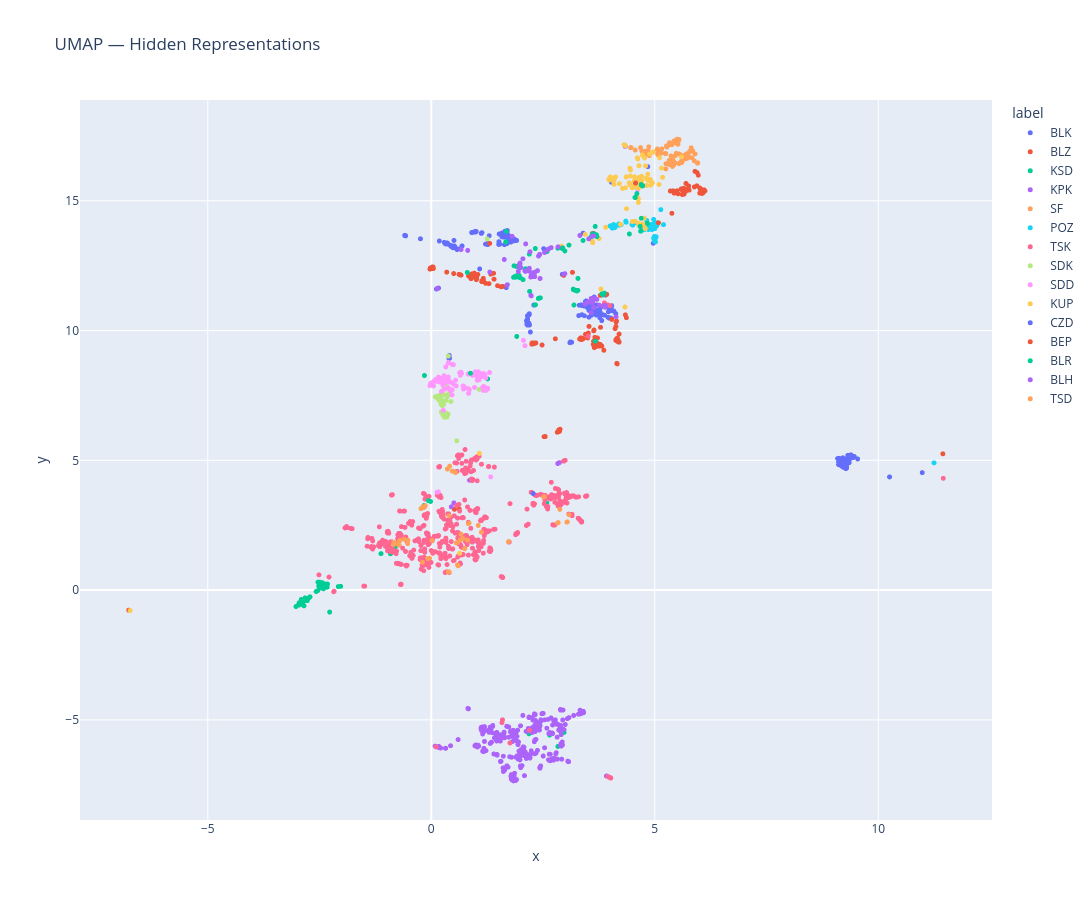

Notebook cell for this chart:
### Code cell
# Plotly
top_classes = (
    pd.Series(hidden_labels_sample)
    .value_counts()
    .head(15)
    .index
)

mask = np.isin(hidden_labels_sample,top_classes)

plot_x = hidden_umap[mask]
plot_y = hidden_labels_sample[mask]

plot_df = pd.DataFrame({
    "x": plot_x[:,0],
    "y": plot_x[:,1],
    "label_id": plot_y,
})

plot_df["label"] = plot_df["label_id"].map(id2label)

fig = px.scatter(
    plot_df,
    x="x",
    y="y",
    color="label",
    hover_data=["label"],
    title="UMAP — Hidden Representations",
    width=1200,
    height=900,
)
fig.update_traces(marker=dict(size=5))
fig.show()

### Figure 1 — Plotly figure (JSON) as saved in the notebook; plotly's stock layout.template omitted (floating-point values rounded to 4 significant figures; data arrays with more than 128 entries replaced by an {"elided": "..."} marker saying what was removed)
{"data": [{"customdata": {"elided": "232x1 str values"}, "hovertemplate": "label=%{customdata[0]}<br>x=%{x}<br>y=%{y}<extra></extra>", "legendgroup": "BLK", "marker": {"color": "#636efa", "symbol": "circle", "size": 5}, "mode": "markers", "name": "BLK", "showlegend": true, "x": {"elided": "232 float values"}, "xaxis": "x", "y": {"elided": "232 float values"}, "yaxis": "y", "type": "scattergl"}, {"customdata": {"elided": "148x1 str values"}, "hovertemplate": "label=%{customdata[0]}<br>x=%{x}<br>y=%{y}<extra></extra>", "legendgroup": "BLZ", "marker": {"color": "#EF553B", "symbol": "circle", "size": 5}, "mode": "markers", "name": "BLZ", "showlegend": true, "x": {"elided": "148 float values"}, "xaxis": "x", "y": {"elided": "148 float values"}, "yaxis": "y", "type": "scattergl"}, {"customdata": [["KSD"], ["KSD"], ["KSD"], ["KSD"], ["KSD"], ["KSD"], ["KSD"], ["KSD"], ["KSD"], ["KSD"], ["KSD"], ["KSD"], ["KSD"], ["KSD"], ["KSD"], ["KSD"], ["KSD"], ["KSD"], ["KSD"], ["KSD"], ["KSD"], ["KSD"], ["KSD"], ["KSD"], ["KSD"], ["KSD"], ["KSD"], ["KSD"], ["KSD"], ["KSD"], ["KSD"], ["KSD"], ["KSD"], ["KSD"], ["KSD"], ["KSD"], ["KSD"], ["KSD"], ["KSD"], ["KSD"], ["KSD"], ["KSD"], ["KSD"], ["KSD"], ["KSD"], ["KSD"], ["KSD"], ["KSD"], ["KSD"], ["KSD"], ["KSD"], ["KSD"], ["KSD"], ["KSD"], ["KSD"], ["KSD"], ["KSD"], ["KSD"], ["KSD"], ["KSD"], ["KSD"], ["KSD"], ["KSD"], ["KSD"], ["KSD"], ["KSD"], ["KSD"], ["KSD"], ["KSD"], ["KSD"], ["KSD"], ["KSD"], ["KSD"], ["KSD"], ["KSD"], ["KSD"], ["KSD"]], "hovertemplate": "label=%{customdata[0]}<br>x=%{x}<br>y=%{y}<extra></extra>", "legendgroup": "KSD", "marker": {"color": "#00cc96", "symbol": "circle", "size": 5}, "mode": "markers", "name": "KSD", "showlegend": true, "x": [-2.863, -2.478, -1.125, -2.798, -2.365, -2.393, -2.026, -2.773, -2.91, -2.439, -2.485, -2.274, -2.431, -2.577, -2.874, -2.965, -2.373, -2.454, -2.928, 0.3266, 1.26, -2.959, -2.977, 2.97, -2.542, -2.953, -2.489, -2.479, -2.489, -2.492, -2.334, -2.878, -0.1534, -2.919, -2.79, -2.08, -2.498, -2.484, -2.51, -2.804, -2.849, -2.457, -2.45, -2.824, -2.907, -2.467, -2.519, -2.487, -2.955, -2.412, -2.487, 2.585, -2.718, -2.839, -2.344, -0.912, -2.413, 2.185, 2.187, -2.418, -2.851, -2.937, 2.646, 2.833, -2.482, -2.522, -2.743, -2.819, -2.435, -3.027, -2.354, -2.943, -2.713, -2.534, -2.334, -0.8038, -2.323], "xaxis": "x", "y": [-0.4417, 0.1716, 1.406, -0.3966, 0.1363, 0.2407, 0.1438, -0.4064, -0.3633, 0.2828, 0.2216, -0.8467, 0.2047, -0.05452, -0.4594, -0.5688, 0.2261, 0.2859, -0.5256, 7.989, 8.137, -0.5659, -0.5776, -5.482, -0.02393, -0.5713, 0.1243, 0.08444, 0.2926, 0.2111, 0.1382, -0.459, 8.268, -0.5324, -0.3895, 0.1349, 0.3068, 0.295, 0.248, -0.3339, -0.6065, 0.2183, 0.2453, -0.3021, -0.503, 0.08874, 0.1522, 0.09857, -0.4862, 0.04917, 0.07837, 3.355, -0.2658, -0.381, 0.2128, 1.4, 0.07555, -5.503, -5.539, 0.226, -0.3967, -0.5505, -5.586, -6.023, 0.2869, 0.2938, -0.3037, -0.4018, 0.2778, -0.6326, 0.2115, -0.504, -0.2613, 0.3058, 0.1074, 1.678, 0.2333], "yaxis": "y", "type": "scattergl"}, {"customdata": {"elided": "357x1 str values"}, "hovertemplate": "label=%{customdata[0]}<br>x=%{x}<br>y=%{y}<extra></extra>", "legendgroup": "KPK", "marker": {"color": "#ab63fa", "symbol": "circle", "size": 5}, "mode": "markers", "name": "KPK", "showlegend": true, "x": {"elided": "357 float values"}, "xaxis": "x", "y": {"elided": "357 float values"}, "yaxis": "y", "type": "scattergl"}, {"customdata": [["SF"], ["SF"], ["SF"], ["SF"], ["SF"], ["SF"], ["SF"], ["SF"], ["SF"], ["SF"], ["SF"], ["SF"], ["SF"], ["SF"], ["SF"], ["SF"], ["SF"], ["SF"], ["SF"], ["SF"], ["SF"], ["SF"], ["SF"], ["SF"], ["SF"], ["SF"], ["SF"], ["SF"], ["SF"], ["SF"], ["SF"], ["SF"], ["SF"], ["SF"], ["SF"], ["SF"], ["SF"], ["SF"], ["SF"], ["SF"], ["SF"], ["SF"], ["SF"], ["SF"], ["SF"], ["SF"], ["SF"], ["SF"], ["SF"], ["SF"], ["SF"], ["SF"], ["SF"], ["SF"], ["SF"], ["SF"], ["SF"], ["SF"], ["SF"], ["SF"], ["SF"], ["SF"], ["SF"], ["SF"], ["SF"], ["SF"], ["SF"], ["SF"], ["SF"], ["SF"], ["SF"], ["SF"], ["SF"], ["SF"], ["SF"], ["SF"], ["SF"], ["SF"], ["SF"], ["SF"], ["SF"], ["SF"], ["SF"], ["SF"], ["SF"], ["SF"], ["SF"], ["SF"], ["SF"], ["SF"], ["SF"], ["SF"], ["SF"], ["SF"], ["SF"], ["SF"], ["SF"], ["SF"], ["SF"], ["SF"], ["SF"]], "hovertemplate": "label=%{customdata[0]}<br>x=%{x}<br>y=%{y}<extra></extra>", "legendgroup": "SF", "marker": {"color": "#FFA15A", "symbol": "circle", "size": 5}, "mode": "markers", "name": "SF", "showlegend": true, "x": [5.403, 5.327, 5.884, 5.458, 5.602, 5.234, 5.617, 5.5, 5.528, 5.746, 5.703, 5.146, 5.436, 5.395, 4.865, 4.879, 5.363, 5.702, 5.428, 5.957, 5.338, 5.838, 5.082, 5.962, 5.771, 5.769, 5.462, 5.437, 5.59, 5.065, 5.674, 4.788, 5.368, 5.78, 4.562, 5.404, 5.54, 5.716, 5.249, 5.323, 5.34, 5.815, 5.328, 5.057, 5.319, 5.466, 5.247, 5.458, 4.459, 4.967, 5.272, 5.617, 5.697, 5.374, 5.517, 4.853, 5.695, 5.527, 5.701, 5.259, 5.846, 5.726, 5.382, 5.399, 5.422, 5.469, 5.419, 5.369, 5.844, 4.467, 5.479, 5.526, 5.679, 5.581, 5.449, 5.34, 5.247, 5.491, 5.741, 4.816, 5.83, 5.334, 4.709, 5.092, 5.158, 5.901, 5.617, 5.716, 5.505, 5.372, 5.498, 5.541, 5.543, 5.61, 5.354, 4.682, 5.472, 5.381, 5.46, 5.354, 5.422], "xaxis": "x", "y": [17.22, 16.5, 16.54, 16.74, 16.47, 16.82, 16.69, 17.3, 17.36, 16.7, 16.8, 16.84, 17.31, 16.32, 17.08, 16.74, 16.73, 16.76, 17.27, 16.45, 16.5, 16.94, 16.88, 16.46, 16.67, 16.86, 17.31, 16.47, 16.76, 16.78, 16.74, 16.91, 16.45, 16.9, 16.95, 16.59, 17.36, 16.72, 16.43, 16.55, 16.42, 17.04, 17.24, 16.99, 16.4, 17.23, 16.82, 16.46, 17.04, 16.88, 17.07, 16.57, 16.62, 16.38, 17.18, 16.94, 16.72, 17.3, 16.64, 17.11, 16.92, 16.64, 17.16, 17.23, 16.39, 17.31, 16.52, 16.41, 16.92, 17.05, 16.83, 17.29, 16.64, 16.49, 17.31, 17.22, 16.23, 17.35, 16.71, 16.79, 16.66, 17.17, 16.92, 16.88, 17.0, 16.8, 16.52, 16.8, 17.28, 16.46, 17.37, 16.43, 16.8, 16.62, 16.47, 17.05, 17.29, 17.23, 17.31, 16.44, 16.38], "yaxis": "y", "type": "scattergl"}, {"customdata": [["POZ"], ["POZ"], ["POZ"], ["POZ"], ["POZ"], ["POZ"], ["POZ"], ["POZ"], ["POZ"], ["POZ"], ["POZ"], ["POZ"], ["POZ"], ["POZ"], ["POZ"], ["POZ"], ["POZ"], ["POZ"], ["POZ"], ["POZ"], ["POZ"], ["POZ"], ["POZ"], ["POZ"], ["POZ"], ["POZ"], ["POZ"], ["POZ"], ["POZ"], ["POZ"], ["POZ"], ["POZ"], ["POZ"], ["POZ"], ["POZ"], ["POZ"], ["POZ"], ["POZ"], ["POZ"], ["POZ"], ["POZ"], ["POZ"], ["POZ"], ["POZ"], ["POZ"], ["POZ"], ["POZ"], ["POZ"], ["POZ"], ["POZ"], ["POZ"], ["POZ"], ["POZ"], ["POZ"], ["POZ"], ["POZ"], ["POZ"], ["POZ"], ["POZ"], ["POZ"], ["POZ"], ["POZ"], ["POZ"], ["POZ"], ["POZ"], ["POZ"], ["POZ"], ["POZ"], ["POZ"], ["POZ"], ["POZ"], ["POZ"]], "hovertemplate": "label=%{customdata[0]}<br>x=%{x}<br>y=%{y}<extra></extra>", "legendgroup": "POZ", "marker": {"color": "#19d3f3", "symbol": "circle", "size": 5}, "mode": "markers", "name": "POZ", "showlegend": true, "x": [4.938, 5.013, 4.115, 4.695, 4.104, 4.821, 4.975, 4.948, 4.49, 4.087, 4.743, 4.245, 4.507, 4.111, 4.083, 4.81, 4.074, 4.896, 4.981, 4.734, 4.781, 4.089, 5.027, 4.753, 5.008, 4.195, 4.737, 4.001, 5.038, 4.185, 4.048, 3.999, 4.858, 4.878, 4.047, 5.135, 4.801, 4.359, 4.714, 4.993, 4.192, 4.812, 4.994, 4.221, 4.902, 4.092, 5.056, 4.079, 4.801, 4.933, 5.015, 4.188, 4.973, 4.918, 4.205, 5.195, 4.075, 4.588, 11.25, 4.209, 4.894, 4.714, 4.504, 4.022, 4.055, 4.902, 5.0, 4.087, 4.91, 4.35, 5.03, 4.765], "xaxis": "x", "y": [13.89, 13.54, 14.04, 14.06, 13.98, 14.24, 14.28, 14.0, 14.08, 14.07, 13.88, 14.08, 14.06, 13.97, 14.04, 13.96, 14.08, 13.92, 13.55, 13.89, 13.94, 13.98, 13.6, 13.95, 14.17, 14.1, 13.92, 14.03, 14.03, 14.08, 13.94, 14.02, 13.89, 13.95, 14.05, 14.66, 14.01, 14.17, 14.05, 13.45, 14.06, 13.97, 13.63, 14.08, 13.98, 15.81, 14.08, 14.05, 13.94, 14.09, 13.42, 14.07, 13.56, 13.96, 14.06, 14.08, 14.07, 14.15, 4.903, 14.06, 14.01, 13.89, 14.14, 14.01, 14.04, 13.98, 13.92, 13.99, 14.03, 14.22, 13.61, 13.89], "yaxis": "y", "type": "scattergl"}, {"customdata": {"elided": "615x1 str values"}, "hovertemplate": "label=%{customdata[0]}<br>x=%{x}<br>y=%{y}<extra></extra>", "legendgroup": "TSK", "marker": {"color": "#FF6692", "symbol": "circle", "size": 5}, "mode": "markers", "name": "TSK", "showlegend": true, "x": {"elided": "615 float values"}, "xaxis": "x", "y": {"elided": "615 float values"}, "yaxis": "y", "type": "scattergl"}, {"customdata": [["SDK"], ["SDK"], ["SDK"], ["SDK"], ["SDK"], ["SDK"], ["SDK"], ["SDK"], ["SDK"], ["SDK"], ["SDK"], ["SDK"], ["SDK"], ["SDK"], ["SDK"], ["SDK"], ["SDK"], ["SDK"], ["SDK"], ["SDK"], ["SDK"], ["SDK"], ["SDK"], ["SDK"], ["SDK"], ["SDK"], ["SDK"], ["SDK"], ["SDK"], ["SDK"], ["SDK"], ["SDK"], ["SDK"], ["SDK"], ["SDK"], ["SDK"], ["SDK"], ["SDK"], ["SDK"], ["SDK"], ["SDK"], ["SDK"], ["SDK"], ["SDK"], ["SDK"], ["SDK"], ["SDK"], ["SDK"], ["SDK"]], "hovertemplate": "label=%{customdata[0]}<br>x=%{x}<br>y=%{y}<extra></extra>", "legendgroup": "SDK", "marker": {"color": "#B6E880", "symbol": "circle", "size": 5}, "mode": "markers", "name": "SDK", "showlegend": true, "x": [0.2688, 0.2961, 0.2934, 0.5691, 0.2716, 0.2851, 0.1558, 0.2737, 0.3329, 0.3326, 1.072, 0.252, 0.1235, 0.1792, 0.4092, 0.3663, 0.2241, 0.3494, 0.2163, 0.2966, 1.25, 0.8525, 0.2468, 0.3334, 0.2691, 0.3237, 0.3818, 0.3322, 0.1077, 0.3197, 0.182, 0.109, 0.3765, 0.2245, 0.3202, 0.1945, 0.2305, 0.3417, 0.3276, 0.2285, 0.1693, 0.2767, 0.4392, 0.1553, 0.09103, 0.2571, 0.2773, 0.2949, 0.3371], "xaxis": "x", "y": [7.544, 6.709, 6.66, 5.752, 7.146, 6.684, 7.375, 6.809, 6.749, 7.31, 7.733, 6.834, 7.463, 7.5, 7.608, 7.463, 6.866, 6.666, 7.169, 6.749, 13.53, 7.72, 7.106, 7.507, 6.775, 6.826, 9.018, 7.864, 7.432, 6.777, 7.318, 7.429, 6.781, 7.387, 6.678, 7.287, 7.256, 7.491, 6.663, 7.155, 7.367, 7.27, 7.264, 7.357, 7.446, 6.761, 7.826, 6.697, 6.751], "yaxis": "y", "type": "scattergl"}, {"customdata": [["SDD"], ["SDD"], ["SDD"], ["SDD"], ["SDD"], ["SDD"], ["SDD"], ["SDD"], ["SDD"], ["SDD"], ["SDD"], ["SDD"], ["SDD"], ["SDD"], ["SDD"], ["SDD"], ["SDD"], ["SDD"], ["SDD"], ["SDD"], ["SDD"], ["SDD"], ["SDD"], ["SDD"], ["SDD"], ["SDD"], ["SDD"], ["SDD"], ["SDD"], ["SDD"], ["SDD"], ["SDD"], ["SDD"], ["SDD"], ["SDD"], ["SDD"], ["SDD"], ["SDD"], ["SDD"], ["SDD"], ["SDD"], ["SDD"], ["SDD"], ["SDD"], ["SDD"], ["SDD"], ["SDD"], ["SDD"], ["SDD"], ["SDD"], ["SDD"], ["SDD"], ["SDD"], ["SDD"], ["SDD"], ["SDD"], ["SDD"], ["SDD"], ["SDD"], ["SDD"], ["SDD"], ["SDD"], ["SDD"], ["SDD"], ["SDD"], ["SDD"], ["SDD"], ["SDD"], ["SDD"], ["SDD"], ["SDD"], ["SDD"], ["SDD"], ["SDD"], ["SDD"], ["SDD"], ["SDD"], ["SDD"], ["SDD"], ["SDD"], ["SDD"], ["SDD"], ["SDD"], ["SDD"], ["SDD"], ["SDD"], ["SDD"], ["SDD"], ["SDD"], ["SDD"], ["SDD"], ["SDD"], ["SDD"], ["SDD"], ["SDD"], ["SDD"], ["SDD"], ["SDD"], ["SDD"], ["SDD"], ["SDD"], ["SDD"], ["SDD"], ["SDD"], ["SDD"], ["SDD"], ["SDD"], ["SDD"], ["SDD"], ["SDD"], ["SDD"], ["SDD"], ["SDD"]], "hovertemplate": "label=%{customdata[0]}<br>x=%{x}<br>y=%{y}<extra></extra>", "legendgroup": "SDD", "marker": {"color": "#FF97FF", "symbol": "circle", "size": 5}, "mode": "markers", "name": "SDD", "showlegend": true, "x": [0.2647, 0.2988, 0.4676, 1.007, 0.1279, 1.19, 0.494, 1.148, 0.1246, 0.06091, 0.675, 0.2618, 1.043, 0.01663, 0.2527, 1.073, 0.1899, 1.097, 1.329, -0.01594, 0.02037, 0.5568, 1.229, 0.9665, 0.1887, 0.2142, 0.7424, 0.6499, 0.4451, 1.2, 2.062, 0.3784, 0.1869, 0.2404, 0.6337, 0.1584, 1.303, 1.264, 0.7118, 0.403, 0.3543, 1.027, 1.178, 1.232, 1.151, 0.2622, 1.168, 1.064, 0.3898, 0.85, 0.7213, 1.222, 0.5428, 0.01966, 1.028, 0.6662, 0.1812, 0.8241, 0.1818, 1.168, 1.046, 1.221, 0.2876, 1.184, 0.9724, 0.05151, 1.175, 0.2378, 0.4941, 0.8267, 0.2886, 0.4676, 0.8348, 1.14, 0.4643, 0.2248, 4.618, 0.2687, 1.172, 0.387, 0.3827, 1.22, 0.664, 0.3053, 0.2916, 0.273, 0.1404, 0.09851, 1.22, 0.2851, 1.052, 0.2809, 0.3846, 0.2846, 0.9176, 0.2254, 1.164, 0.4305, 0.9859, 1.136, 0.2055, 0.8475, 0.1604, 1.07, 0.3945, 1.261, 0.4318, 0.3791, 0.448, -0.02771, 1.231, 2.096, 0.3245], "xaxis": "x", "y": [8.084, 8.06, 8.69, 8.267, 3.77, 7.777, 7.934, 7.81, 8.04, 8.046, 8.343, 7.892, 8.113, 7.994, 8.059, 8.268, 8.02, 8.338, 4.362, 7.961, 7.984, 7.867, 7.734, 7.81, 8.068, 8.16, 7.827, 8.275, 7.715, 8.299, 9.623, 7.792, 8.043, 8.139, 8.376, 3.786, 8.383, 7.749, 7.869, 8.047, 8.077, 8.084, 7.771, 7.778, 8.336, 8.026, 8.342, 8.248, 7.772, 7.72, 7.743, 7.713, 8.087, 7.976, 8.136, 8.363, 8.049, 8.325, 8.023, 8.245, 8.26, 7.692, 8.12, 8.277, 8.324, 7.866, 8.336, 8.076, 8.687, 7.762, 7.739, 7.72, 7.579, 8.319, 7.522, 8.121, 15.42, 6.923, 7.847, 8.767, 8.207, 7.714, 8.393, 7.739, 7.952, 8.033, 8.056, 8.116, 8.175, 8.26, 8.41, 8.048, 8.043, 8.089, 8.273, 7.655, 7.696, 7.687, 8.41, 8.226, 8.051, 7.731, 8.206, 8.108, 8.007, 7.777, 8.009, 8.745, 7.703, 7.879, 7.785, 9.415, 8.598], "yaxis": "y", "type": "scattergl"}, {"customdata": [["KUP"], ["KUP"], ["KUP"], ["KUP"], ["KUP"], ["KUP"], ["KUP"], ["KUP"], ["KUP"], ["KUP"], ["KUP"], ["KUP"], ["KUP"], ["KUP"], ["KUP"], ["KUP"], ["KUP"], ["KUP"], ["KUP"], ["KUP"], ["KUP"], ["KUP"], ["KUP"], ["KUP"], ["KUP"], ["KUP"], ["KUP"], ["KUP"], ["KUP"], ["KUP"], ["KUP"], ["KUP"], ["KUP"], ["KUP"], ["KUP"], ["KUP"], ["KUP"], ["KUP"], ["KUP"], ["KUP"], ["KUP"], ["KUP"], ["KUP"], ["KUP"], ["KUP"], ["KUP"], ["KUP"], ["KUP"], ["KUP"], ["KUP"], ["KUP"], ["KUP"], ["KUP"], ["KUP"], ["KUP"], ["KUP"], ["KUP"], ["KUP"], ["KUP"], ["KUP"], ["KUP"], ["KUP"], ["KUP"], ["KUP"], ["KUP"], ["KUP"], ["KUP"], ["KUP"], ["KUP"], ["KUP"], ["KUP"], ["KUP"], ["KUP"], ["KUP"], ["KUP"], ["KUP"], ["KUP"], ["KUP"], ["KUP"], ["KUP"], ["KUP"], ["KUP"], ["KUP"], ["KUP"], ["KUP"], ["KUP"], ["KUP"], ["KUP"], ["KUP"], ["KUP"], ["KUP"], ["KUP"], ["KUP"], ["KUP"], ["KUP"], ["KUP"], ["KUP"], ["KUP"], ["KUP"], ["KUP"], ["KUP"], ["KUP"], ["KUP"], ["KUP"]], "hovertemplate": "label=%{customdata[0]}<br>x=%{x}<br>y=%{y}<extra></extra>", "legendgroup": "KUP", "marker": {"color": "#FECB52", "symbol": "circle", "size": 5}, "mode": "markers", "name": "KUP", "showlegend": true, "x": [4.449, 4.458, 4.554, 4.704, 4.011, 3.752, 4.794, 4.588, 1.076, 3.901, 4.021, 3.443, 4.891, 4.344, 2.912, 4.675, 4.772, 3.999, 4.208, 3.608, 4.864, 4.612, 4.069, 0.6356, 4.675, 4.843, 4.065, 4.428, 4.449, 5.151, 3.603, 4.656, 4.09, 5.094, 4.742, 4.443, 4.539, 4.79, 4.633, 4.683, 4.618, 4.62, 4.343, 4.555, 4.919, 4.428, 4.71, 4.787, 4.812, 4.611, 4.906, 4.601, 4.632, 4.546, 3.972, 4.627, 4.681, 4.554, 4.647, 4.361, 3.611, 3.989, 4.765, 4.651, 4.76, 4.613, 4.496, 4.947, 4.547, 4.722, 4.633, 4.12, 4.64, 3.981, 4.314, 4.648, 4.802, 4.631, 4.665, 5.175, 4.012, 4.499, 4.624, 3.99, 4.882, 5.628, 4.704, 4.97, 4.333, 4.853, 5.108, 4.884, 4.734, 4.278, -6.738, 4.088, 4.624, 4.369, 4.007, 4.661, 4.625, 4.234, 3.793, 5.595], "xaxis": "x", "y": [15.95, 16.19, 15.57, 15.95, 15.83, 13.54, 16.34, 15.73, 5.267, 13.98, 15.82, 13.71, 15.83, 15.5, 13.25, 15.8, 16.65, 15.85, 15.66, 13.43, 15.83, 15.61, 15.76, 1.42, 15.9, 16.03, 15.86, 15.69, 15.61, 16.26, 13.63, 15.9, 15.82, 15.63, 14.05, 16.25, 15.76, 13.92, 15.08, 15.66, 15.85, 16.61, 17.12, 14.21, 15.75, 15.67, 15.65, 13.93, 15.59, 15.51, 15.6, 15.7, 15.64, 15.6, 15.83, 14.14, 15.8, 15.69, 16.35, 15.92, 13.38, 15.82, 14.33, 14.06, 14.05, 16.65, 15.5, 15.69, 15.92, 16.76, 14.93, 15.92, 15.54, 15.8, 17.16, 15.81, 15.86, 15.49, 15.54, 15.9, 15.84, 14.2, 15.1, 15.86, 15.83, 15.27, 15.77, 16.89, 10.91, 15.78, 16.65, 16.8, 14.12, 15.48, -0.7865, 15.63, 15.08, 14.69, 15.92, 15.8, 15.74, 14.09, 11.6, 16.69], "yaxis": "y", "type": "scattergl"}, {"customdata": [["CZD"], ["CZD"], ["CZD"], ["CZD"], ["CZD"], ["CZD"], ["CZD"], ["CZD"], ["CZD"], ["CZD"], ["CZD"], ["CZD"], ["CZD"], ["CZD"], ["CZD"], ["CZD"], ["CZD"], ["CZD"], ["CZD"], ["CZD"], ["CZD"], ["CZD"], ["CZD"], ["CZD"], ["CZD"], ["CZD"], ["CZD"], ["CZD"], ["CZD"], ["CZD"], ["CZD"], ["CZD"], ["CZD"], ["CZD"], ["CZD"], ["CZD"], ["CZD"], ["CZD"], ["CZD"], ["CZD"], ["CZD"], ["CZD"], ["CZD"], ["CZD"], ["CZD"], ["CZD"], ["CZD"], ["CZD"], ["CZD"], ["CZD"], ["CZD"], ["CZD"], ["CZD"], ["CZD"], ["CZD"], ["CZD"], ["CZD"], ["CZD"], ["CZD"], ["CZD"], ["CZD"], ["CZD"]], "hovertemplate": "label=%{customdata[0]}<br>x=%{x}<br>y=%{y}<extra></extra>", "legendgroup": "CZD", "marker": {"color": "#636efa", "symbol": "circle", "size": 5}, "mode": "markers", "name": "CZD", "showlegend": true, "x": [9.538, 9.152, 9.174, 9.272, 9.365, 9.206, 9.337, 9.377, 10.98, 9.268, 9.27, 9.387, 9.147, 9.202, 9.255, 9.212, 9.17, 9.198, 10.25, 9.122, 9.18, 9.195, 9.349, 9.373, 9.298, 9.199, 2.278, 9.289, 9.397, 9.208, 9.362, 9.172, 9.317, 9.151, 9.291, 9.445, 9.432, 9.339, 9.22, 9.112, 9.132, 9.365, 9.288, 9.3, 9.18, 9.223, 9.159, 9.214, 9.275, 9.28, 9.223, 9.401, 9.231, 9.09, 9.112, 9.143, 9.464, 9.187, 9.174, 9.348, 9.168, 9.396], "xaxis": "x", "y": [5.052, 4.914, 4.783, 4.705, 5.13, 4.999, 5.12, 5.156, 4.526, 4.899, 4.769, 5.212, 4.885, 4.785, 4.707, 4.803, 4.982, 5.044, 4.361, 5.08, 4.967, 4.785, 4.911, 5.14, 4.979, 4.785, 3.722, 4.778, 5.12, 5.099, 5.057, 4.899, 5.191, 5.042, 4.703, 5.144, 5.098, 4.905, 4.734, 4.836, 4.829, 5.159, 4.804, 5.068, 4.801, 4.768, 5.035, 4.734, 4.679, 4.725, 5.068, 5.132, 4.853, 5.068, 4.934, 4.949, 5.148, 4.787, 4.902, 5.095, 4.965, 5.141], "yaxis": "y", "type": "scattergl"}, {"customdata": [["BEP"], ["BEP"], ["BEP"], ["BEP"], ["BEP"], ["BEP"], ["BEP"], ["BEP"], ["BEP"], ["BEP"], ["BEP"], ["BEP"], ["BEP"], ["BEP"], ["BEP"], ["BEP"], ["BEP"], ["BEP"], ["BEP"], ["BEP"], ["BEP"], ["BEP"], ["BEP"], ["BEP"], ["BEP"], ["BEP"], ["BEP"], ["BEP"], ["BEP"], ["BEP"], ["BEP"], ["BEP"], ["BEP"], ["BEP"], ["BEP"], ["BEP"], ["BEP"], ["BEP"], ["BEP"], ["BEP"], ["BEP"], ["BEP"], ["BEP"], ["BEP"], ["BEP"], ["BEP"], ["BEP"], ["BEP"], ["BEP"], ["BEP"], ["BEP"], ["BEP"], ["BEP"], ["BEP"], ["BEP"], ["BEP"], ["BEP"]], "hovertemplate": "label=%{customdata[0]}<br>x=%{x}<br>y=%{y}<extra></extra>", "legendgroup": "BEP", "marker": {"color": "#EF553B", "symbol": "circle", "size": 5}, "mode": "markers", "name": "BEP", "showlegend": true, "x": [5.082, 2.549, 6.018, 5.885, 6.073, 6.025, 2.524, 5.41, 5.447, 5.637, 5.62, 6.056, 5.653, 5.478, 6.078, 6.005, 5.649, 3.628, 2.819, 2.88, 5.644, 5.617, 3.158, 5.433, 5.347, 5.687, 2.849, 5.469, 5.769, 6.074, 5.941, 6.105, 5.644, 5.635, 5.382, 6.005, 4.571, 5.944, 5.973, 6.121, 2.85, 5.9, 4.364, 6.05, 5.592, 3.6, 2.867, 2.866, 5.655, 5.746, 5.52, 5.45, 6.017, 5.759, 4.342, 5.501, 5.698], "xaxis": "x", "y": [14.15, 5.916, 15.45, 15.53, 15.42, 15.45, 5.911, 15.38, 15.33, 15.29, 15.39, 15.32, 15.25, 15.32, 15.31, 15.49, 15.48, 13.75, 6.081, 6.199, 15.33, 15.24, 12.24, 15.29, 15.37, 15.35, 6.168, 15.35, 15.41, 15.29, 15.58, 15.42, 15.3, 15.31, 14.52, 15.29, 15.68, 16.09, 15.99, 15.38, 6.102, 16.13, 10.49, 15.28, 15.46, 13.73, 6.114, 6.181, 15.35, 15.47, 15.27, 15.33, 15.47, 15.57, 10.6, 15.38, 15.67], "yaxis": "y", "type": "scattergl"}, {"customdata": [["BLR"], ["BLR"], ["BLR"], ["BLR"], ["BLR"], ["BLR"], ["BLR"], ["BLR"], ["BLR"], ["BLR"], ["BLR"], ["BLR"], ["BLR"], ["BLR"], ["BLR"], ["BLR"], ["BLR"], ["BLR"], ["BLR"], ["BLR"], ["BLR"], ["BLR"], ["BLR"], ["BLR"], ["BLR"], ["BLR"], ["BLR"], ["BLR"], ["BLR"], ["BLR"], ["BLR"], ["BLR"], ["BLR"], ["BLR"], ["BLR"], ["BLR"], ["BLR"], ["BLR"], ["BLR"], ["BLR"], ["BLR"], ["BLR"], ["BLR"], ["BLR"], ["BLR"], ["BLR"], ["BLR"], ["BLR"], ["BLR"], ["BLR"], ["BLR"], ["BLR"], ["BLR"], ["BLR"], ["BLR"], ["BLR"], ["BLR"], ["BLR"], ["BLR"], ["BLR"], ["BLR"], ["BLR"], ["BLR"], ["BLR"], ["BLR"], ["BLR"], ["BLR"], ["BLR"], ["BLR"]], "hovertemplate": "label=%{customdata[0]}<br>x=%{x}<br>y=%{y}<extra></extra>", "legendgroup": "BLR", "marker": {"color": "#00cc96", "symbol": "circle", "size": 5}, "mode": "markers", "name": "BLR", "showlegend": true, "x": [1.841, 1.872, 2.927, 1.993, 2.327, 3.396, 2.94, 2.831, 4.835, 2.329, 2.989, 1.666, 0.8057, 4.697, 3.871, 4.672, 3.192, 3.571, 3.178, 1.902, 3.632, 1.677, 2.441, 3.61, 4.698, 2.396, 3.176, 3.844, 1.985, 3.696, 3.255, 3.28, -0.1615, 0.8775, 1.668, 3.28, 3.213, 3.262, 1.912, 4.696, 3.613, 4.684, 1.922, 1.967, 3.08, -0.0172, 3.574, 2.11, -0.0626, 2.322, 2.052, 4.6, 4.564, 2.591, 3.816, 3.667, 4.431, 3.677, 1.877, 3.67, 1.852, 3.691, 2.409, 2.2, 1.9, 3.705, 4.731, 4.557, 2.193], "xaxis": "x", "y": [12.05, 12.08, 13.16, 12.03, 13.16, 13.47, 13.18, 13.17, 14.13, 10.99, 13.07, 13.42, 12.24, 14.33, 11.44, 14.01, 10.98, 11.13, 11.58, 12.47, 13.73, 13.82, 11.26, 13.73, 15.6, 11.24, 11.6, 11.37, 12.03, 13.68, 11.53, 11.55, 3.261, 8.355, 13.41, 12.01, 11.55, 11.55, 9.773, 15.62, 11.12, 13.83, 12.07, 12.12, 13.29, 3.415, 13.61, 12.38, 3.448, 10.99, 11.96, 15.28, 15.13, 13.05, 11.41, 14.01, 13.72, 13.7, 12.05, 9.591, 12.49, 13.65, 11.25, 11.51, 12.11, 13.62, 15.57, 15.13, 12.94], "yaxis": "y", "type": "scattergl"}, {"customdata": [["BLH"], ["BLH"], ["BLH"], ["BLH"], ["BLH"], ["BLH"], ["BLH"], ["BLH"], ["BLH"], ["BLH"], ["BLH"], ["BLH"], ["BLH"], ["BLH"], ["BLH"], ["BLH"], ["BLH"], ["BLH"], ["BLH"], ["BLH"], ["BLH"], ["BLH"], ["BLH"], ["BLH"], ["BLH"], ["BLH"], ["BLH"], ["BLH"], ["BLH"], ["BLH"], ["BLH"], ["BLH"], ["BLH"], ["BLH"], ["BLH"], ["BLH"], ["BLH"], ["BLH"], ["BLH"], ["BLH"], ["BLH"], ["BLH"], ["BLH"], ["BLH"], ["BLH"], ["BLH"], ["BLH"], ["BLH"], ["BLH"], ["BLH"], ["BLH"], ["BLH"], ["BLH"], ["BLH"], ["BLH"], ["BLH"], ["BLH"], ["BLH"], ["BLH"], ["BLH"], ["BLH"], ["BLH"], ["BLH"], ["BLH"], ["BLH"], ["BLH"], ["BLH"], ["BLH"], ["BLH"]], "hovertemplate": "label=%{customdata[0]}<br>x=%{x}<br>y=%{y}<extra></extra>", "legendgroup": "BLH", "marker": {"color": "#ab63fa", "symbol": "circle", "size": 5}, "mode": "markers", "name": "BLH", "showlegend": true, "x": [3.634, 2.192, 2.239, 2.224, 2.285, 2.628, 2.237, 2.241, 3.611, 2.112, 2.973, 2.4, 1.982, 2.315, 2.318, 0.8153, 3.894, 3.703, 2.433, 3.438, 3.659, 1.309, 0.1357, 2.193, 3.898, 2.117, 1.808, 2.228, 3.631, 2.682, 2.004, 4.132, 2.314, 2.424, 1.986, 2.836, 2.534, 3.849, 3.633, 2.209, 3.522, 2.27, 3.895, 3.61, 3.595, 0.6671, 1.692, 3.884, 1.947, 3.324, 1.978, 2.375, 1.971, 2.05, 1.633, 2.26, 2.988, 3.511, 2.424, 1.965, 3.575, 2.613, 2.285, 2.274, 0.1361, 2.279, 3.756, 2.106, 3.577], "xaxis": "x", "y": [11.19, 12.29, 12.13, 12.06, 12.11, 13.15, 11.34, 12.11, 11.1, 13.34, 12.18, 12.87, 12.54, 12.25, 12.25, 13.09, 10.89, 11.2, 12.01, 11.02, 11.25, 12.25, 11.62, 12.4, 10.95, 12.3, 13.63, 11.35, 13.65, 13.19, 12.42, 10.53, 12.08, 12.93, 12.6, 13.22, 13.01, 10.94, 10.89, 13.04, 13.53, 12.22, 10.94, 13.63, 11.07, 13.12, 11.75, 10.96, 12.28, 13.66, 12.43, 12.31, 12.55, 12.77, 12.74, 12.11, 12.19, 11.1, 12.93, 12.44, 10.69, 13.13, 12.08, 12.21, 11.62, 12.1, 10.98, 12.28, 11.23], "yaxis": "y", "type": "scattergl"}, {"customdata": [["TSD"], ["TSD"], ["TSD"], ["TSD"], ["TSD"], ["TSD"], ["TSD"], ["TSD"], ["TSD"], ["TSD"], ["TSD"], ["TSD"], ["TSD"], ["TSD"], ["TSD"], ["TSD"], ["TSD"], ["TSD"], ["TSD"], ["TSD"], ["TSD"], ["TSD"], ["TSD"], ["TSD"], ["TSD"], ["TSD"], ["TSD"], ["TSD"], ["TSD"], ["TSD"], ["TSD"], ["TSD"], ["TSD"], ["TSD"], ["TSD"], ["TSD"], ["TSD"], ["TSD"], ["TSD"], ["TSD"], ["TSD"], ["TSD"], ["TSD"], ["TSD"], ["TSD"], ["TSD"], ["TSD"], ["TSD"], ["TSD"], ["TSD"], ["TSD"], ["TSD"]], "hovertemplate": "label=%{customdata[0]}<br>x=%{x}<br>y=%{y}<extra></extra>", "legendgroup": "TSD", "marker": {"color": "#FFA15A", "symbol": "circle", "size": 5}, "mode": "markers", "name": "TSD", "showlegend": true, "x": [0.3603, 0.6468, 0.6008, 3.032, -0.8055, -0.08085, 1.728, 0.3962, 0.3781, -0.1982, 0.5586, 0.4682, 0.752, 2.84, 2.875, -0.1677, 2.531, 0.582, 3.044, 0.7439, 0.3915, 0.8441, -0.1508, -0.6124, 1.119, 0.4126, -0.524, -0.7064, -0.7119, 0.6629, 3.084, -0.0398, 0.8099, -0.1923, 1.049, 2.825, 0.542, 2.512, -0.8486, -0.8406, -0.1335, 0.5856, 0.3977, 0.7086, -0.725, -0.5284, 0.0176, -0.1827, -0.2303, 0.8289, 0.4781, -0.1709], "xaxis": "x", "y": [4.664, 1.931, 0.9359, 2.617, 1.797, 1.212, 1.87, 2.865, 0.697, 1.069, 1.821, 4.583, 1.606, 2.601, 3.11, 3.202, 3.599, 1.824, 2.626, 1.592, 0.7086, 2.581, 3.206, 1.96, 2.233, 4.776, 1.921, 1.913, 1.884, 2.154, 2.902, 1.229, 1.924, 3.212, 2.492, 2.587, 4.53, 3.588, 1.752, 1.844, 3.257, 0.9723, 0.6887, 1.991, 1.731, 1.789, 1.914, 3.198, 3.141, 2.561, 4.584, 3.175], "yaxis": "y", "type": "scattergl"}], "layout": {"xaxis": {"anchor": "y", "domain": [0.0, 1.0], "title": {"text": "x"}}, "yaxis": {"anchor": "x", "domain": [0.0, 1.0], "title": {"text": "y"}}, "legend": {"title": {"text": "label"}, "tracegroupgap": 0}, "title": {"text": "UMAP — Hidden Representations"}, "height": 900, "width": 1200}}
